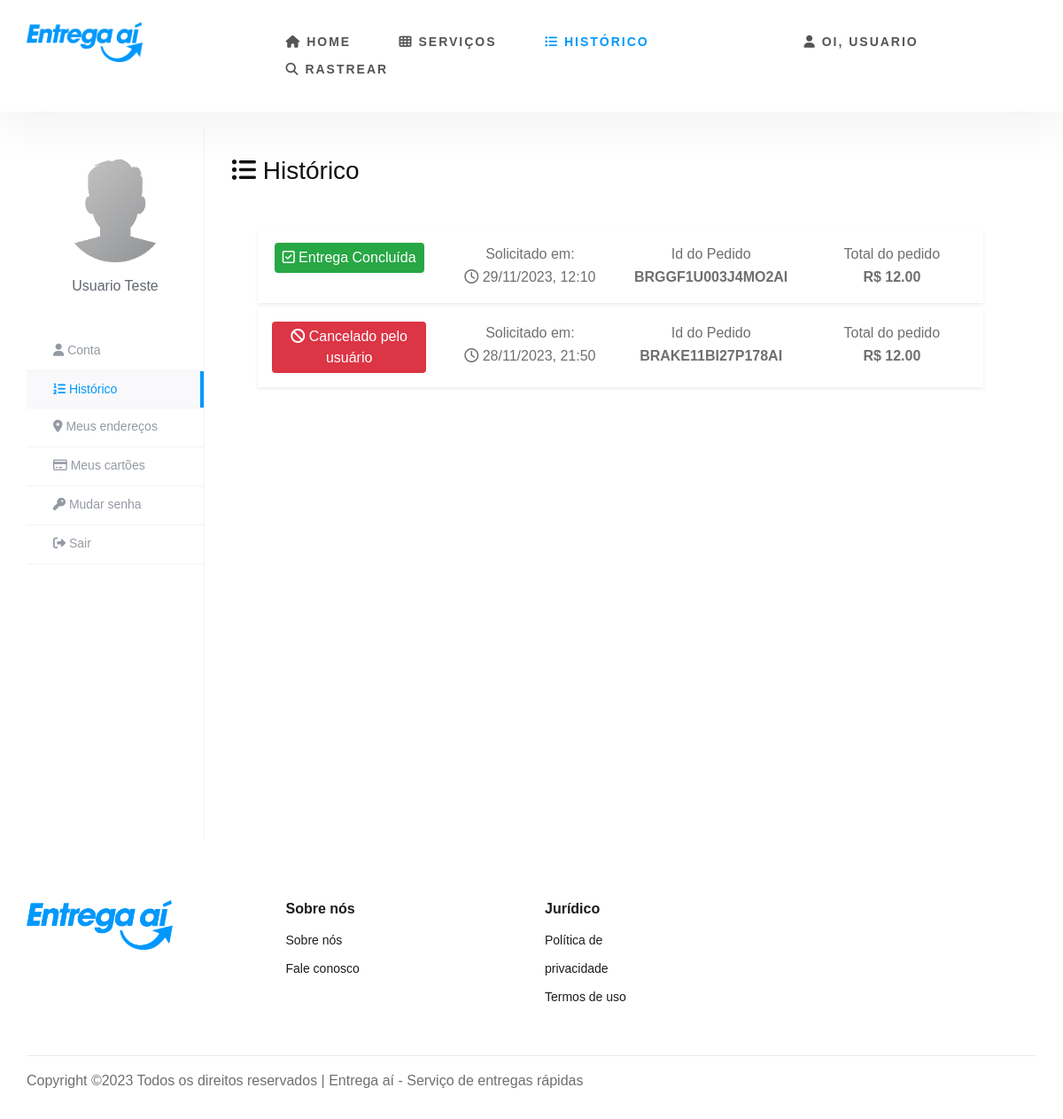
Before: /usuario/historico (signed in) with the older database file.
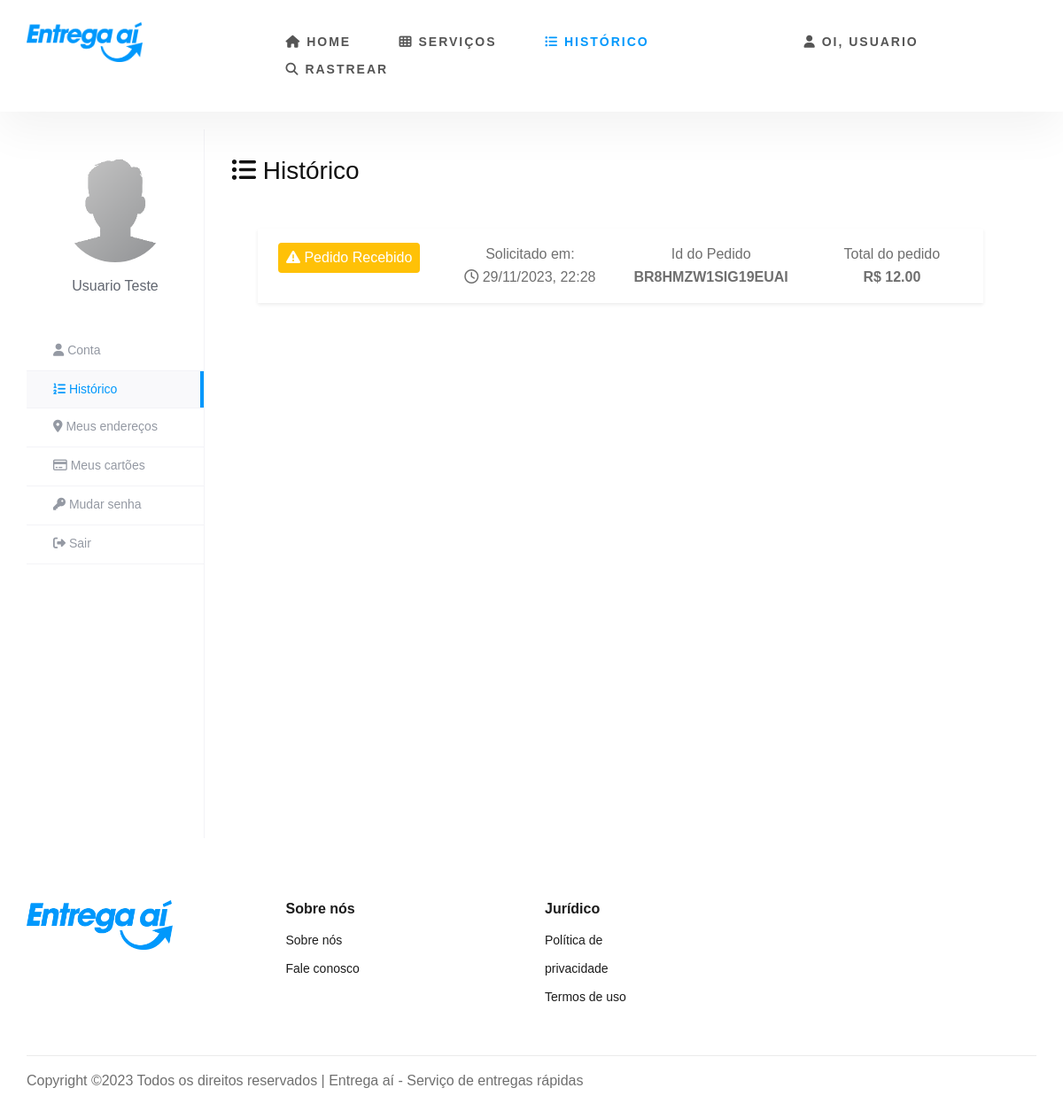
After: the same page with the newer database file.
### tables this page shows
CREATE TABLE `deliveries` (
  `id` int(11) NOT NULL,
  `delivery_id` varchar(17) NOT NULL,
  `user_id` int(11) DEFAULT NULL,
  `driver_id` int(11) DEFAULT NULL,
  `sender_latitude` varchar(100) NOT NULL,
  `sender_longitude` varchar(100) NOT NULL,
  `sender_address_details` varchar(255) NOT NULL,
  `sender_house_number` int(10) NOT NULL,
  `recipient_name` varchar(255) NOT NULL,
  `recipient_latitude` varchar(100) NOT NULL,
  `recipient_longitude` varchar(100) NOT NULL,
  `recipient_address_details` varchar(255) NOT NULL,
  `recipient_house_number` varchar(20) NOT NULL,
  `vehicle_type_id` int(11) NOT NULL,
  `vehicle_id` int(11) NOT NULL,
  `weight` varchar(10) NOT NULL,
  `total_km` varchar(255) NOT NULL,
  `total_price` decimal(10,2) NOT NULL,
  `delivery_status_id` int(11) NOT NULL DEFAULT 1,
  `delivery_details` text DEFAULT NULL,
  `delivery_date` datetime DEFAULT NULL,
  `current_latitude` varchar(255) NOT NULL,
  `current_longitude` varchar(255) NOT NULL,
  `created_at` timestamp NOT NULL DEFAULT current_timestamp(),
  `updated_at` timestamp NOT NULL DEFAULT current_timestamp() ON UPDATE current_timestamp()
);

CREATE TABLE `delivery_status` (
  `id` int(11) NOT NULL,
  `status_name` varchar(100) NOT NULL,
  `status_description` text DEFAULT NULL,
  `icon` varchar(255) NOT NULL,
  `css_class` varchar(50) NOT NULL,
  `created_at` timestamp NOT NULL DEFAULT current_timestamp(),
  `updated_at` timestamp NOT NULL DEFAULT current_timestamp() ON UPDATE current_timestamp()
);

### app/functions/View.php (called while the page is built, shortened)
<?php
class View
{
    public static function render($viewPath, $data = [], $layout = 'default')
    {
        $content = self::getContent($viewPath, $data);
    }
    private static function getContent($viewPath, $data)
    {
        extract($data);
        require 'app/views/' . $viewPath . '.php';
        return ob_get_clean();
    }
}

### app/controllers/DeliveryController.php (called while the page is built, shortened)
<?php
class DeliveryController
{
    public function renderHistoric()
    {
        $user_id = (int) $_SESSION['user_id'];
        $deliveryDAO = new DeliveryDAO();
        $deliveries = $deliveryDAO->getDeliveries($user_id);
        $title = "Meu histórico | Entrega aí";
        $data = [
            'title' => $title,
            'deliveries' => $deliveries,
            'menuDinamic' => '/historico'
        ];
        View::render('users/historic', $data, 'default');
    }
}

### app/functions/Dispatcher.php (called while the page is built, shortened)
<?php
class Dispatcher {
    private $routes = [];
    public function addRoute($url, $controller, $action) {
        $this->routes[$url] = ['controller' => $controller, 'action' => $action];
    }
    public function dispatch($url) {
        foreach ($this->routes as $route => $info) {
            $params = $this->extractParams($route, $url);
            if ($params !== null) {
                $action = $info['action'];
                $controller = new $controllerClass();
                $args = [];
                if (method_exists($controller, $action)) {
                    call_user_func_array([$controller, $action], $args);
                    return true;
                } else {
                }
            }
        }
        return false;
    }
    private function extractParams($route, $url) {
        $routeParts = explode('/', $route);
        $urlParts = explode('/', $url);
        if (count($routeParts) !== count($urlParts)) {
            return null;
        }
        $params = [];
        for ($i = 0; $i < count($routeParts); $i++) {
            if (strpos($routeParts[$i], '{') === 0 && strpos($routeParts[$i], '}') === strlen($routeParts[$i]) - 1) {
                $paramName = trim($routeParts[$i], '{}');
                $params[$paramName] = $urlParts[$i];
            } elseif ($routeParts[$i] !== $urlParts[$i]) {
                return null;
            }
        }
        return $params;
    }
}

### index.php (called while the page is built, shortened)
<?php
$dispatcher = new Dispatcher();
$dispatcher->addRoute('', HomeController::class, 'renderHome');
$dispatcher->addRoute('home', HomeController::class, 'renderHome');
$dispatcher->addRoute('termos-de-uso', HomeController::class, 'renderTermos');
$dispatcher->addRoute('politica-de-privacidade', HomeController::class, 'renderPolitica');
$dispatcher->addRoute('contato', HomeController::class, 'renderContact');
$userRoutesGroup = ['usuario'];
foreach ($userRoutesGroup as $userRoute) {
    $dispatcher->addRoute($userRoute . '/cadastrar', UserController::class, 'renderRegister');
    $dispatcher->addRoute($userRoute . '/signup', UserController::class, 'signupUser');
    $dispatcher->addRoute($userRoute . '/login', UserController::class, 'renderLogin');
    $dispatcher->addRoute($userRoute . '/signin', UserController::class, 'signinUser');
    $dispatcher->addRoute($userRoute . '/logout', UserController::class, 'logoutUser');
    $dispatcher->addRoute($userRoute . '/dashboard', UserController::class, 'renderHome');
    $dispatcher->addRoute($userRoute . '/meus-dados', UserController::class, 'renderMyProfile');
    $dispatcher->addRoute($userRoute . '/update', UserController::class, 'updateUser');
    $dispatcher->addRoute($userRoute . '/delete', UserController::class, 'deleteUser');
    $dispatcher->addRoute($userRoute . '/mudar-senha', UserController::class, 'renderUpdatePassword');
    $dispatcher->addRoute($userRoute . '/senha/update', UserController::class, 'updatePassword');
    $dispatcher->addRoute($userRoute . '/servicos', ServiceController::class, 'renderService');
    $dispatcher->addRoute($userRoute . '/delivery/new', DeliveryController::class, 'newDelivery');
    $dispatcher->addRoute($userRoute . '/delivery/cancel', DeliveryController::class, 'cancelDelivery');
    $dispatcher->addRoute($userRoute . '/historico', DeliveryController::class, 'renderHistoric');
    $dispatcher->addRoute($userRoute . '/rastrear', DeliveryController::class, 'trackingDelivery');
    $dispatcher->addRoute($userRoute . '/rastrear/delivery/{deliveryId}', DeliveryController::class, 'trackingDeliveryId');
    $dispatcher->addRoute($userRoute . '/avaliar', DeliveryController::class, 'ratingDriver');
    $dispatcher->addRoute($userRoute . '/enderecos', AddressController::class, 'renderAdresses');
    $dispatcher->addRoute($userRoute . '/enderecos/add', AddressController::class, 'addAddress');
    $dispatcher->addRoute($userRoute . '/enderecos/delete', AddressController::class, 'deleteAddress');
    $dispatcher->addRoute($userRoute . '/cartoes', CardController::class, 'renderCard');
    $dispatcher->addRoute($userRoute . '/cartoes/add', CardController::class, 'addCard');
    $dispatcher->addRoute($userRoute . '/cartoes/edit', CardController::class, 'updateCard');
    $dispatcher->addRoute($userRoute . '/cartoes/delete', CardController::class, 'deleteCard');
}
$driverRoutesGroup = ['motorista'];
foreach ($driverRoutesGroup as $driverRoute) {
    $dispatcher->addRoute($driverRoute . '/cadastrar', DriverController::class, 'renderRegister');
    $dispatcher->addRoute($driverRoute . '/signup', DriverController::class, 'signupDriver');
    $dispatcher->addRoute($driverRoute . '/login', DriverController::class, 'renderLogin');
    $dispatcher->addRoute($driverRoute . '/signin', DriverController::class, 'signinDriver');
    $dispatcher->addRoute($driverRoute . '/logout', DriverController::class, 'logoutDriver');
    $dispatcher->addRoute($driverRoute . '/dashboard', DriverController::class, 'renderHome');
    $dispatcher->addRoute($driverRoute . '/meus-dados', DriverController::class, 'renderMyProfile');
    $dispatcher->addRoute($driverRoute . '/update', DriverController::class, 'updateDriver');
    $dispatcher->addRoute($driverRoute . '/delete', DriverController::class, 'deleteDriver');
    $dispatcher->addRoute($driverRoute . '/veiculos', VehicleController::class, 'renderVehicles');
    $dispatcher->addRoute($driverRoute . '/veiculo/add', VehicleController::class, 'addVehicle');
    $dispatcher->addRoute($driverRoute . '/veiculo/delete', VehicleController::class, 'deleteVehicle');
    $dispatcher->addRoute($driverRoute . '/veiculo/edit', VehicleController::class, 'updateVehicle');
    $dispatcher->addRoute($driverRoute . '/conta-bancaria', AccountBankController::class, 'renderAccountBank');
    $dispatcher->addRoute($driverRoute . '/conta-bancaria/add', AccountBankController::class, 'addAccountBank');
    $dispatcher->addRoute($driverRoute . '/conta-bancaria/delete', AccountBankController::class, 'deleteAccountBank');
    $dispatcher->addRoute($driverRoute . '/conta-bancaria/edit', AccountBankController::class, 'updateAccountBank');
    $dispatcher->addRoute($driverRoute . '/servicos', DeliveryController::class, 'renderAvailableDeliveries');
    $dispatcher->addRoute($driverRoute . '/historico', DeliveryController::class, 'renderHistoricDriver');
    $dispatcher->addRoute($driverRoute . '/acceptDelivery', DeliveryController::class, 'acceptDelivery');
    $dispatcher->addRoute($driverRoute . '/delivery/cancel', DeliveryController::class, 'cancelDeliveryDriver');
    $dispatcher->addRoute($driverRoute . '/delivery/updateStatus', DeliveryController::class, 'updateStatus');
    $dispatcher->addRoute($driverRoute . '/delivery/delivered', DeliveryController::class, 'deliveredDeliveryDriver');
    $dispatcher->addRoute($driverRoute . '/delivering/{deliveryId}', DeliveryController::class, 'renderDelivering');
    $dispatcher->addRoute($driverRoute . '/update/update-coordenades', DeliveryController::class, 'updateCoordenades');
}
$dispatcher->addRoute('editar/{id}', UserController::class, 'showViewUser');
$dispatcher->addRoute('pesquisa/{termo}', UserController::class, 'searchUsers');
$dispatcher->addRoute('pesquisar/{termo}', UserController::class, 'searchUsersGet');
$dispatcher->addRoute('error404', ErrorController::class, 'renderError');
$url = isset($_GET['url']) ? $_GET['url'] : '';
$routeFound = $dispatcher->dispatch($url);

### app/functions/GenericDAO.php (called while the page is built, shortened)
<?php
class GenericDAO
{
    private $entityClass;
    public function __construct(string $entityClass)
    {
        $this->entityClass = $entityClass;
    }
    public function executeQuery(string $sql, array $params = [])
    {
        $db = Database::getConnection();
        $stmt = $db->prepare($sql);
        foreach ($params as $param => $value) {
            $stmt->bindValue(":$param", $value);
        }
        $stmt->execute();
        $stmt->setFetchMode(\PDO::FETCH_CLASS, $this->entityClass);
        return $stmt->fetchAll();
    }
}

### app/models/dao/DeliveryDAO.php (called while the page is built, shortened)
<?php
class DeliveryDAO extends GenericDAO
{
    public function getDeliveries($user_id)
    {
        $sql = "
        SELECT
        deliveries.*,
        vehicles.id AS vehicle_id,
        vehicles.brand AS vehicle_brand,
        vehicles.model AS vehicle_model,
        vehicles.plate_number AS vehicle_plate_number,
        vehicles.color AS vehicle_color,
        vehicle_types.type_name AS vehicle_type_name,
        vehicle_types.base_rate AS vehicle_base_rate,
        vehicle_types.rate_per_km AS vehicle_rate_per_km,
        drivers.id AS driver_id,
        drivers.name AS driver_name,
        delivery_status.status_name AS delivery_status_name,
        delivery_status.status_description AS delivery_status_description,
        delivery_status.icon AS delivery_icon,
        delivery_status.css_class AS delivery_css_class,
        AVG(ratings.rating) AS average_rating
        FROM deliveries
        JOIN vehicle_types ON deliveries.vehicle_type_id = vehicle_types.id
        LEFT JOIN drivers ON deliveries.driver_id = drivers.id
        LEFT JOIN ratings ON deliveries.driver_id = ratings.driver_id
        LEFT JOIN delivery_status ON deliveries.delivery_status_id = delivery_status.id
        LEFT JOIN vehicles ON deliveries.vehicle_id = vehicles.id
        WHERE deliveries.user_id = :user_id
        GROUP BY
        deliveries.id,
        vehicles.id,
        drivers.id,
        vehicle_types.id,
        delivery_status.id
        ORDER BY deliveries.created_at DESC;
        ";
        $params = [
            'user_id' => $user_id,
        ];
        return $this->executeQuery($sql, $params);
    }
}

### app/models/Delivery.php (called while the page is built, shortened)
<?php
class Delivery
{
    private ?string $delivery_id  = null;
    private ?string $total_price  = null;
    private ?string $created_at = null;
    private ?string $delivery_status_name = null;
    private ?string $delivery_icon = null;
    private ?string $delivery_css_class = null;
    public function getDelivery_id(){
        return $this->delivery_id;
    }
    public function getTotal_price()
    {
        return $this->total_price;
    }
    public function getCreated_at()
    {
        return $this->created_at;
    }
    public function getDelivery_Status_Name(): ?string {
        return $this->delivery_status_name;
    }
    public function getDelivery_Icon(): ?string {
        return $this->delivery_icon;
    }
    public function getDelivery_Css_Class(): ?string {
        return $this->delivery_css_class;
    }
}

### app/views/users/historic.php (the view, shortened to what the rows shown need)
<div class="container">
    <div class="view-account">
       <section class="module">
          <div class="module-inner">
             <div class="content-panel">
                <div class="d-sm-flex align-items-center justify-content-between">
                   <h1 class="h3 mb-4 text-gray-800"><i class="fa fa-list-ul"></i> Histórico</h1>
                </div>
                <div class="container">
                   <?php
                     if(empty($deliveries)){ ?>
                     <div class="text-center">
                        <img src="<?= IMG ?>/no_data.svg" style="width: 15%;" class="img-fluid ">
                        <p class="mt-4 mb-4">Você ainda não solicitou nenhum serviço!</p>
                     </div>
                     <?php
                     }else{
                     foreach($deliveries as $delivery){ ?>
                        <div class="delivery-area col-md-12">
                            <a href="#" data-toggle="modal" data-target="#<?= $delivery->getDelivery_id() ?>" class="text-decoration-none text-dark">
                                <div class="space-area shadow-sm p-3">
                                    <div class="row justify-content-center">
                                        <div class="col-md-6 col-lg-3 mb-3 mb-lg-0 text-center">
                                            <p class="btn <?= $delivery->getDelivery_Css_Class(); ?> py-1 px-2 mb-0 text-white">
                                                <i class="fa <?= $delivery->getDelivery_Icon(); ?>" aria-hidden="true"></i> <?= $delivery->getDelivery_Status_Name(); ?>
                                            </p>
                                        </div>
                                        <div class="col-md-6 col-lg-3 mb-3 mb-lg-0 text-center text-muted">
                                            <p class="mb-0">Solicitado em:</p>
                                            <p class="mb-0"><i class="far fa-clock" aria-hidden="true"></i> <?= date('d/m/Y, H:i', strtotime($delivery->getCreated_at())); ?></p>
                                        </div>
                                        <div class="col-md-6 col-lg-3 mb-3 mb-lg-0 text-center text-muted">
                                            <p class="mb-0">Id do Pedido</p>
                                            <p class="mb-0">
                                                <span class="font-weight-bold"><?= $delivery->getDelivery_id(); ?></span>
                                            </p>
                                        </div>
                                        <div class="col-md-6 col-lg-3 text-center text-muted">
                                            <p class="mb-0">Total do pedido</p>
                                            <p class="mb-0">
                                                <span class="font-weight-bold">R$ <?= number_format($delivery->getTotal_price(), 2, '.', ','); ?></span>
                                            </p>
                                        </div>
                                    </div>
                                </div>
                            </a>
                        </div>
                     <?php }} ?>
                </div>
             </div>
       </section>
    </div>
</div>

Changed rows visible on the page:
removed deliveries: delivery_status.status_name "Entrega Concluída", created_at "29/11/2023, 12:10", delivery "BRGGF1U003J4MO2AI", total_price "12.00"
removed deliveries: delivery_status.status_name "Cancelado pelo usuário", created_at "28/11/2023, 21:50", delivery "BRAKE11BI27P178AI", total_price "12.00"
added deliveries: delivery_status.status_name "Pedido Recebido", created_at "29/11/2023, 22:28", delivery "BR8HMZW1SIG19EUAI", total_price "12.00"
